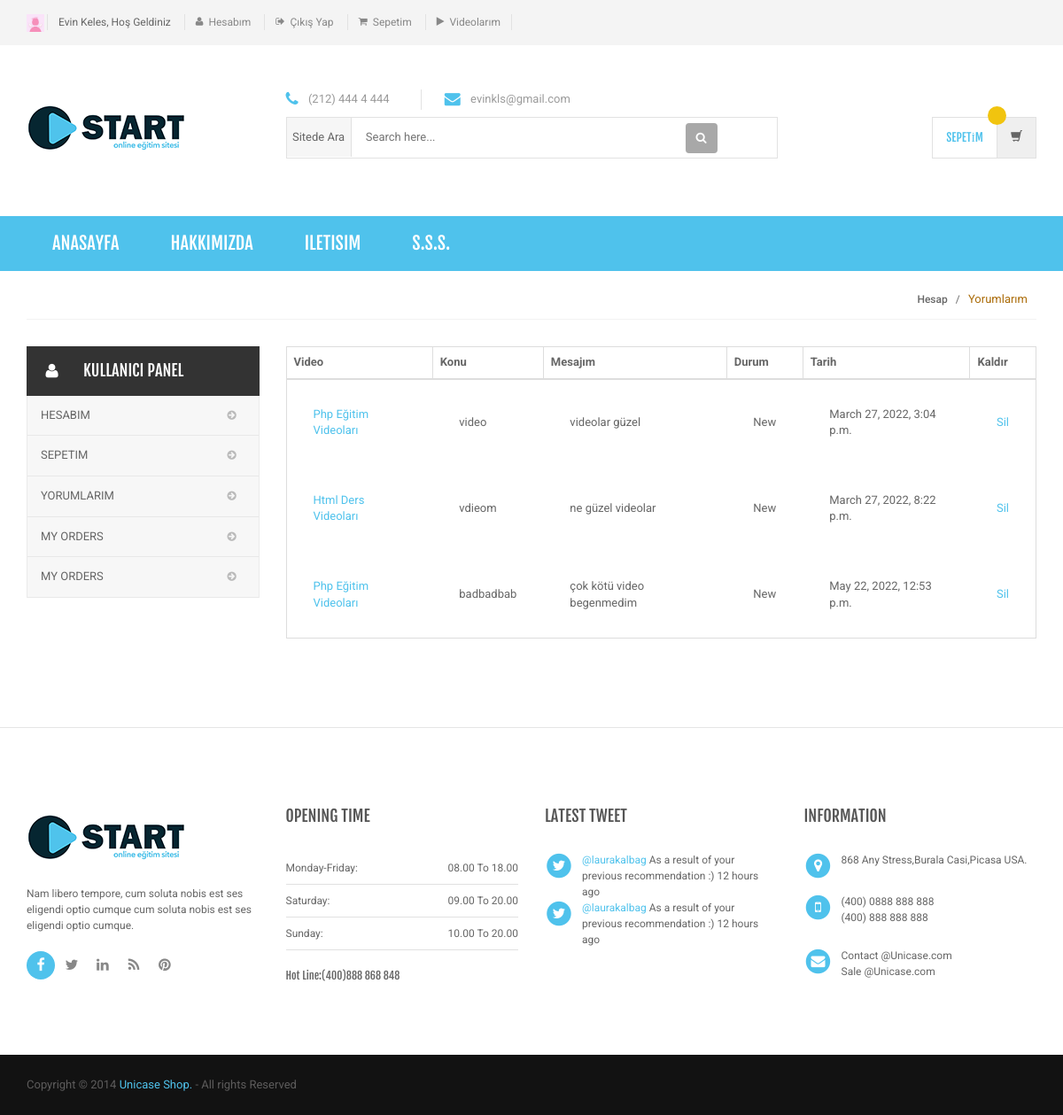
/user/comments/ (signed in), run on the app's committed database.
### home/models.py (models this page shows, shortened)
class UserProfile(models.Model):
    user = models.OneToOneField(User, on_delete=models.CASCADE)
    phone = models.CharField(blank=True, max_length=20)
    address = models.CharField(blank=True, max_length=150)
    city = models.CharField(blank=True, max_length=20)
    country = models.CharField(blank=True, max_length=20)
    image = models.ImageField(blank=True, upload_to='images/user/')
    def image_tag(self):
        return mark_safe('<img src="{}" height="50"/>'.format(self.image.url))
    image_tag.short_description = 'Image'

### video/models.py (models this page shows, shortened)
class Comment(models.Model):
    STATUS = (
        ('New', 'Yeni'),
        ('True', 'Evet'),
        ('False', 'Hayır'),
    )
    video = models.ForeignKey(Video, on_delete=models.CASCADE)
    user = models.ForeignKey(User, on_delete=models.CASCADE)
    subject = models.CharField(blank=True, max_length=50)
    comment = models.CharField(blank=True, max_length=255)
    rate = models.IntegerField(blank=True,)
    status = models.CharField(max_length=10, choices=STATUS, default='New')
    ip = models.CharField(blank=True,max_length=20)
    created_at = models.DateTimeField(auto_now_add=True)
    update_at = models.DateTimeField(auto_now=True)

class Video(models.Model):
    STATUS = (
        ('True', 'Evet'),
        ('False', 'Hayır'),
    )
    category = models.ForeignKey(Category, on_delete=models.CASCADE)
    title = models.CharField(max_length=150)
    video=models.FileField(upload_to="video/%y",blank=True)
    description = models.CharField(max_length=255)
    keywords = models.CharField(max_length=255)
    image = models.ImageField(blank=True, upload_to='images/')
    price = models.FloatField()
    amount = models.IntegerField()
    detail = RichTextUploadingField()
    status = models.CharField(max_length=10, choices=STATUS)
    slug = models.SlugField(null=False, unique=True)
    created_at = models.DateTimeField(auto_now_add=True)
    update_at = models.DateTimeField(auto_now=True)
    def image_tag(self):
        return mark_safe('<img src="{}" height="50"/>'.format(self.image.url))
    image_tag.short_description = 'Image'

### user/views.py (the view)
# urls.py: path('comments/', views.comments, name='comments'),
@login_required(login_url='/login')
def comments(request):
    user = request.user
    current_user = UserProfile.objects.get(user_id=user.id)
    comments = Comment.objects.filter(user_id=user.id)
    context = {'profile': current_user,
               'comments': comments,
               }
    return render(request, 'user_comments.html', context)

### user/templates/user_comments.html (shortened to what this page needs)
{% extends "homebase.html" %}
{% block content %}
<div class="breadcrumb">
	<div class="container">
		<div class="breadcrumb-inner">
			<ul class="list-inline list-unstyled">
				<li><a href="/user">Hesap</a></li>
				<li class="active">Yorumlarım</li>
			</ul>
		</div>
	</div>
</div>
<div class="body-content outer-top-xs">
	<div class="container">
		<div class="row outer-bottom-sm">
			<div class="col-md-3 sidebar">
<div class="side-menu animate-dropdown outer-bottom-xs">
    <div class="head"><i class="icon fa fa-user fa-fw"></i> Kullanıcı Panel</div>
    <nav class="yamm megamenu-horizontal" role="navigation">
        <ul class="nav">
            <li>
                <a href="/user" >Hesabım</a>
			</li>
			 <li>
                <a href="/shopcart" >Sepetim</a>
			</li>
			<li>
                <a href="/user/comments" >Yorumlarım</a>
			</li>
			<li>
                <a href="#" >My Orders</a>
			</li>
			<li>
                <a href="#" >My Orders</a>
			</li>
        </ul>
    </nav>
</div>
            </div>
			<div class="col-md-9">
                <table class="table table-bordered">
                    <thead>
                    <tr>
                        <th class="li-product-thumbnail">Video</th>
                        <th class="cart-product-name">Konu</th>
                        <th class="li-product-price">Mesajım</th>
                        <th class="li-product-remove">Durum</th>
                        <th class="li-product-add-cart">Tarih</th>
                        <th class="li-product-add-cart">Kaldır</th>
                    </tr>
                    </thead>
                    <tbody>
                    {% for rs in comments %}
                    <tr>
                        <td class="li-product-name"><a href="/video/{{ rs.video_id }}/{{ rs.video.slug }}">{{ rs.video.title }}</a></td>
                        <td class="li-product-name">{{ rs.subject }}</td>
                        <td class="li-product-price"><span class="amount">{{ rs.comment }}</span></td>
                        <td class="li-product-price"><span class="amount">{{ rs.status }}</span></td>
                        <td class="li-product-price"><span class="amount">{{ rs.created_at }}</span></td>
                        <td class="li-product-add-cart"><a href="/user/deletecomment/{{ rs.id }}" onclick="return confirm('Yorumun Kaldırılacak Emin Misin?')">Sil</a></td>
                    </tr>
                    {% endfor %}
                    </tbody>
                </table>
			</div>
		</div>
	</div>
</div>
{% endblock %}

### home/templates/homebase.html (shortened to what this page needs)
<!DOCTYPE html>
<html class="no-js" lang="zxx">
<head>
		{% load static %}
	    <link rel="stylesheet" href="{% static 'assets/css/bootstrap.min.css'%}">
	    <link rel="stylesheet" href="{% static 'assets/css/main.css'%}">
	    <link rel="stylesheet" href="{% static 'assets/css/orange.css'%}">
	    <link rel="stylesheet" href="{% static 'assets/css/owl.carousel.css'%}">
		<link rel="stylesheet" href="{% static 'assets/css/owl.transitions.css'%}">
		<link href="{% static 'assets/css/lightbox.css'%}" rel="stylesheet">
		<link rel="stylesheet" href="{% static 'assets/css/animate.min.css'%}">
		<link rel="stylesheet" href="{% static 'assets/css/rateit.css'%}">
		<link rel="stylesheet" href="{% static 'assets/css/bootstrap-select.min.css'%}">
		<link rel="stylesheet" href="{% static 'assets/css/config.css'%}">
		<link href="{% static 'assets/css/green.css'%}" rel="alternate stylesheet" title="Green color">
		<link href="{% static 'assets/css/blue.css'%}" rel="alternate stylesheet" title="Blue color">
		<link href="{% static 'assets/css/red.css'%}" rel="alternate stylesheet" title="Red color">
		<link href="{% static 'assets/css/orange.css'%}" rel="alternate stylesheet" title="Orange color">
		<link href="{% static 'assets/css/dark-green.css'%}" rel="alternate stylesheet" title="Darkgreen color">
		<link rel="stylesheet" href="{% static 'assets/css/font-awesome.min.css'%}">
		<link href="https://vjs.zencdn.net/7.18.1/video-js.css" rel="stylesheet" />
</head>
<body>
{% block header %}{% include 'header.html' %}{% endblock %}
{% block content %}{% include 'content.html' %}{% endblock %}
{% block footer %}{% include 'footer.html' %}{% endblock %}
</body>
</html>

### home/templates/header.html (shortened to what this page needs)
{% load static %}
<header class="header-style-1">
<div class="top-bar animate-dropdown">
	<div class="container">
		<div class="header-top-inner">
			<div class="cnt-account">
				<ul class="list-unstyled">
					{% if user.id is not None %}
					<img src="{{ user.userprofile.image.url }}" height="20" width="20">
					<li>{{ user.first_name }}&nbsp;{{ user.last_name }},&nbsp;Hoş Geldiniz</li>
					<li><a href="/user/"><i class="icon fa fa-user"></i>Hesabım</a></li>
					<li><a href="/logout/"><i class="icon fa fa-sign-out"></i>Çıkış Yap</a></li>
					<li><a href="/shopcart/"><i class="icon fa fa-shopping-cart"></i>Sepetim</a></li>
					<li><a href="/user/orders"><i class="icon fa fa-play"></i>Videolarım</a></li>
					{% else %}
					<li><a href="/signup/"><i class="icon fa fa-key"></i>Kayıt Ol</a></li>
					<li><a href="/login/"><i class="icon fa fa-sign-in"></i>Giriş Yap</a></li>
					{% endif %}
				</ul>
			</div>
			<div class="clearfix"></div>
		</div>
	</div>
</div>
	<div class="main-header">
		<div class="container">
			<div class="row">
				<div class="col-xs-12 col-sm-12 col-md-3 logo-holder">
<div class="logo">
	<a href="/">
		<img src="{% static 'assets/images/evn.png'%}" alt="">
	</a>
</div>
				</div>
				<div class="col-xs-12 col-sm-12 col-md-6 top-search-holder">
					<div class="contact-row">
    <div class="phone inline">
        <i class="icon fa fa-phone"></i> (212) 444 4 444
    </div>
    <div class="contact inline">
        <i class="icon fa fa-envelope"></i> evinkls@gmail.com
    </div>
</div>
<div class="search-area">
    <form action="/search/" method="post">
        <div class="control-group">
            <ul class="categories-filter animate-dropdown">
				<li>&nbsp;&nbsp;Sitede Ara&nbsp;&nbsp;</li>
            </ul>
            <input class="search-field" name="query" type="text" placeholder="Search here..." />
            <button class="btn-upper btn btn-primary checkout-page-button"><i class="fa fa-search"></i></button>
        </div>
    </form>
</div>
				</div>
				<div class="col-xs-12 col-sm-12 col-md-3 animate-dropdown top-cart-row">
	<div class="dropdown dropdown-cart">
		<a href="#" class="dropdown-toggle lnk-cart" data-toggle="dropdown">
			<div class="items-cart-inner">
				<div class="total-price-basket">
					<span class="total-price">
						<span class="sign">SEPETİM</span>
					</span>
				</div>
				<div class="basket">
					<i class="glyphicon glyphicon-shopping-cart"></i>
				</div>
				<div class="basket-item-count"></div>
		    </div>
		</a>
	</div>
				</div>
			</div>
		</div>
	</div>
<div class="header-nav animate-dropdown">
    <div class="container">
        <div class="yamm navbar navbar-default" role="navigation">
            <div class="nav-bg-class">
                <div class="navbar-collapse collapse" id="mc-horizontal-menu-collapse">
	<div class="nav-outer">
		<ul class="nav navbar-nav">
			<li class="active dropdown yamm-fw">
				<a href="/">Anasayfa</a>
			</li>
			<li class="dropdown hidden-sm">
				<a href="/hakkimizda">HAKKIMIZDA</a>
			</li>
			<li class="dropdown">
				<a href="/iletisim">ILETISIM</a>
			</li>
			<li class="dropdown">
				<a href="/faq">S.S.S.</a>
			</li>
		</ul>
		<div class="clearfix"></div>
	</div>
</div>
            </div>
        </div>
    </div>
</div>
</header>

### home/templates/footer.html (shortened to what this page needs)
{% load static %}
<footer id="footer" class="footer color-bg">
	  <div class="links-social inner-top-sm">
        <div class="container">
            <div class="row">
            	<div class="col-xs-12 col-sm-6 col-md-3">
<div class="contact-info">
    <div class="footer-logo">
        <div class="logo">
            <a href="home.html">
                <img src="{% static 'assets/images/evn.png'%}" alt="">
            </a>
        </div>
    </div>
     <div class="module-body m-t-20">
        <p class="about-us"> Nam libero tempore, cum soluta nobis est ses  eligendi optio cumque cum soluta nobis est ses  eligendi optio cumque.</p>
        <div class="social-icons">
        <a href="http://facebook.com/transvelo" class='active'><i class="icon fa fa-facebook"></i></a>
        <a href="#"><i class="icon fa fa-twitter"></i></a>
        <a href="#"><i class="icon fa fa-linkedin"></i></a>
        <a href="#"><i class="icon fa fa-rss"></i></a>
        <a href="#"><i class="icon fa fa-pinterest"></i></a>
        </div>
    </div>
</div>
            	</div>
            	<div class="col-xs-12 col-sm-6 col-md-3">
<div class="contact-timing">
	<div class="module-heading">
		<h4 class="module-title">opening time</h4>
	</div>
	<div class="module-body outer-top-xs">
		<div class="table-responsive">
			<table class="table">
				<tbody>
					<tr><td>Monday-Friday:</td><td class="pull-right">08.00 To 18.00</td></tr>
					<tr><td>Saturday:</td><td class="pull-right">09.00 To 20.00</td></tr>
					<tr><td>Sunday:</td><td class="pull-right">10.00 To 20.00</td></tr>
				</tbody>
			</table>
		</div>
		<p class='contact-number'>Hot Line:(400)888 868 848</p>
	</div>
</div>
            	</div>
            	<div class="col-xs-12 col-sm-6 col-md-3">
<div class="latest-tweet">
	<div class="module-heading">
		<h4 class="module-title">latest tweet</h4>
	</div>
	<div class="module-body outer-top-xs">
       <div class="re-twitter">
            <div class="comment media">
                <div class='pull-left'>
                    <span class="icon fa-stack fa-lg">
                      <i class="fa fa-circle fa-stack-2x"></i>
                      <i class="fa fa-twitter fa-stack-1x fa-inverse"></i>
                    </span>
                </div>
                <div class="media-body">
                    <a href="#">@laurakalbag</a> As a result of your previous recommendation :)
                    <span class="time">
                        12 hours ago
                    </span>
                </div>
            </div>
        </div>
        <div class="re-twitter">
            <div class="comment media">
                <div class='pull-left'>
                    <span class="icon fa-stack fa-lg">
                      <i class="fa fa-circle fa-stack-2x"></i>
                      <i class="fa fa-twitter fa-stack-1x fa-inverse"></i>
                    </span>
                </div>
                <div class="media-body">
                    <a href="#">@laurakalbag</a> As a result of your previous recommendation :)
                    <span class="time">
                        12 hours ago
                    </span>
                </div>
            </div>
        </div>
    </div>
</div>
            	</div>
            	<div class="col-xs-12 col-sm-6 col-md-3">
<div class="contact-information">
	<div class="module-heading">
		<h4 class="module-title">information</h4>
	</div>
	<div class="module-body outer-top-xs">
        <ul class="toggle-footer" style="">
            <li class="media">
                <div class="pull-left">
                     <span class="icon fa-stack fa-lg">
                      <i class="fa fa-circle fa-stack-2x"></i>
                      <i class="fa fa-map-marker fa-stack-1x fa-inverse"></i>
                    </span>
                </div>
                <div class="media-body">
                    <p>868 Any Stress,Burala Casi,Picasa USA.</p>
                </div>
            </li>
              <li class="media">
                <div class="pull-left">
                     <span class="icon fa-stack fa-lg">
                      <i class="fa fa-circle fa-stack-2x"></i>
                      <i class="fa fa-mobile fa-stack-1x fa-inverse"></i>
                    </span>
                </div>
                <div class="media-body">
                    <p>(400) 0888 888 888<br>(400) 888 888 888</p>
                </div>
            </li>
              <li class="media">
                <div class="pull-left">
                     <span class="icon fa-stack fa-lg">
                      <i class="fa fa-circle fa-stack-2x"></i>
                      <i class="fa fa-envelope fa-stack-1x fa-inverse"></i>
                    </span>
                </div>
                <div class="media-body">
                    <span><a href="#">Contact @Unicase.com</a></span><br>
                    <span><a href="#">Sale @Unicase.com</a></span>
                </div>
            </li>
            </ul>
    </div>
</div>
            	</div>
            </div>
        </div>
    </div>
    <div class="copyright-bar">
        <div class="container">
            <div class="col-xs-12 col-sm-6 no-padding">
                <div class="copyright">
                   Copyright © 2014
                    <a href="home.html">Unicase Shop.</a>
                    - All rights Reserved
                </div>
            </div>
            <div class="col-xs-12 col-sm-6 no-padding">
            </div>
        </div>
    </div>
</footer>

### data on the page
Comment: video "Php Eğitim Videoları", subject "video", comment "videolar güzel", status "New", created_at "March 27, 2022, 3:04 p.m."
Comment: video "Html Ders Videoları", subject "vdieom", comment "ne güzel videolar", status "New", created_at "March 27, 2022, 8:22 p.m."
Comment: video "Php Eğitim Videoları", subject "badbadbab", comment "çok kötü video begenmedim", status "New", created_at "May 22, 2022, 12:53 p.m."

### other printed values
{{ user.first_name }} "Evin"
{{ user.last_name }} "Keles"
